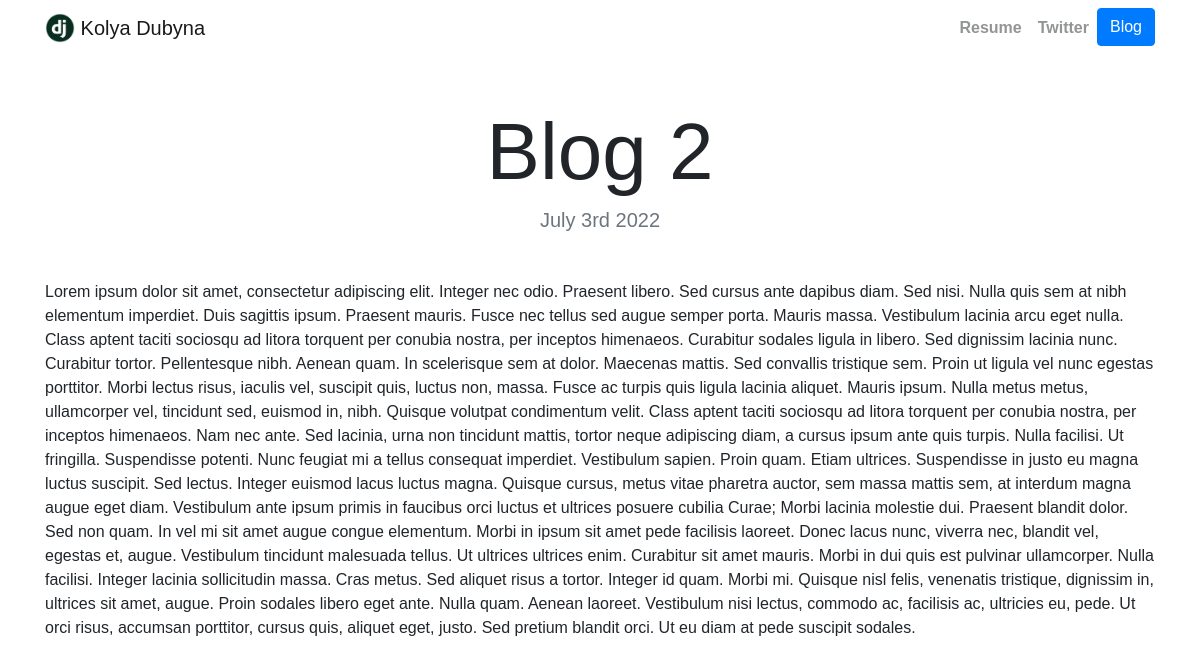
The page /blog/10/ on the database its author committed.
### blog/models.py (models this page shows, shortened)
class Blog(models.Model):
    title = models.CharField(max_length=200)
    date = models.DateField()
    description = models.TextField()

### blog/views.py (the view)
# urls.py: path('<int:blog_id>/', views.detail, name='detail'),
def detail(request, blog_id):
    blog = get_object_or_404(Blog, pk=blog_id)
    return render(request, 'blog/detail.html', {'blog':blog})

### blog/templates/blog/detail.html
{% extends "portfolio/base.html" %}
{% load static %}
{% block content %}
<h1 class="text-center mt-5" id="blogdetailtitle">{{ blog.title }}</h1>
<h5 class="text-center text-muted mb-5">{{ blog.date|date:'F jS Y' }}</h5>
{{ blog.description|safe }}
{% endblock %}

### portfolio/static/portfolio/custom.css (style rules this page uses)
body, nav { font-family: 'Arima', cursive; font-family: 'Noto Sans JP', sans-serif; }
@media (min-width: 992px) { #blogdetailtitle { font-size: 5rem; } }

### rows shown on the page
Blog: title "Blog 2", date "July 3rd 2022", description "Lorem ipsum dolor sit amet, consectetur adipiscing elit. Integer nec odio. Praesent libero. Sed cursus ante dapibus diam. Sed nisi. Nulla quis sem at nibh elementum imperdiet. Duis sagittis ipsum. Praesent mauris. Fusce nec tellus sed augue semper porta. Mauris massa. Vestibulum lacinia arcu eget nulla. Class aptent taciti sociosqu ad litora torquent per conubia nostra, per inceptos himenaeos. Curabitur sodales ligula in libero. Sed dignissim lacinia nunc. Curabitur tortor. Pellentesque nibh. Aenean quam. In scelerisque sem at dolor. Maecenas mattis. Sed convallis tristique sem. Proin ut ligula vel nunc egestas porttitor. Morbi lectus risus, iaculis vel, suscipit quis, luctus non, massa.…"
